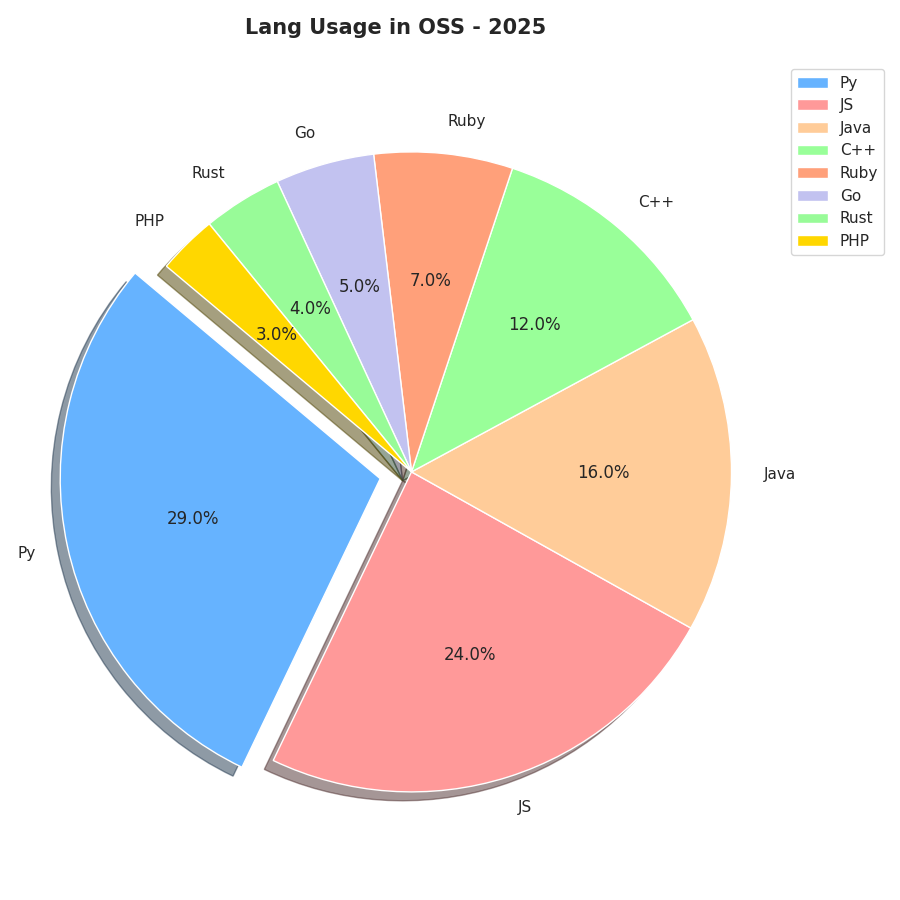

Reproduce this figure in Python.
import matplotlib.pyplot as plt

languages = ['Py', 'JS', 'Java', 'C++', 'Ruby', 'Go', 'Rust', 'PHP']
usage_percentages = [29, 24, 16, 12, 7, 5, 4, 3]

# Shuffling the colors list
colors = ['#66B3FF', '#FF9999', '#FFCC99', '#99FF99', '#FFA07A', '#C2C2F0', '#98FB98', '#FFD700']

fig, ax = plt.subplots(figsize=(9, 9))
explode = (0.1, 0, 0, 0, 0, 0, 0, 0)

ax.pie(usage_percentages, labels=languages, autopct='%1.1f%%', startangle=140, colors=colors, explode=explode, shadow=True)
ax.axis('equal')

ax.set_title('Lang Usage in OSS - 2025', fontsize=15, fontweight='bold', pad=20)
ax.legend(languages, loc='upper right', bbox_to_anchor=(1.2, 1))

plt.tight_layout()
plt.show()
